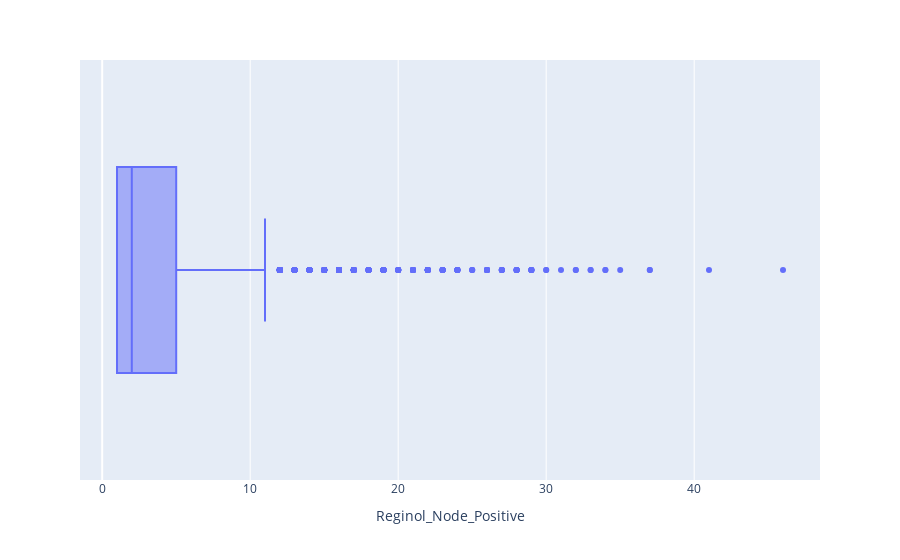

Notebook code for this chart:
### Markdown cell above
Code Reuse Session

### Code cell
# Create and display box plot for Reginol_Node_Positive
tumor_fig = px.box(data, x="Reginol_Node_Positive")
tumor_fig.show()

### Figure 1 — Plotly figure (JSON) as saved in the notebook; plotly's stock layout.template omitted (floating-point values rounded to 4 significant figures; data arrays with more than 128 entries replaced by an {"elided": "..."} marker saying what was removed)
{"data": [{"alignmentgroup": "True", "hovertemplate": "Reginol_Node_Positive=%{x}<extra></extra>", "legendgroup": "", "marker": {"color": "#636efa"}, "name": "", "notched": false, "offsetgroup": "", "orientation": "h", "showlegend": false, "type": "box", "x": {"elided": "4007 int values"}, "x0": " ", "xaxis": "x", "y0": " ", "yaxis": "y"}], "layout": {"boxmode": "group", "legend": {"tracegroupgap": 0}, "margin": {"t": 60}, "xaxis": {"anchor": "y", "domain": [0, 1], "title": {"text": "Reginol_Node_Positive"}}, "yaxis": {"anchor": "x", "domain": [0, 1]}}}
